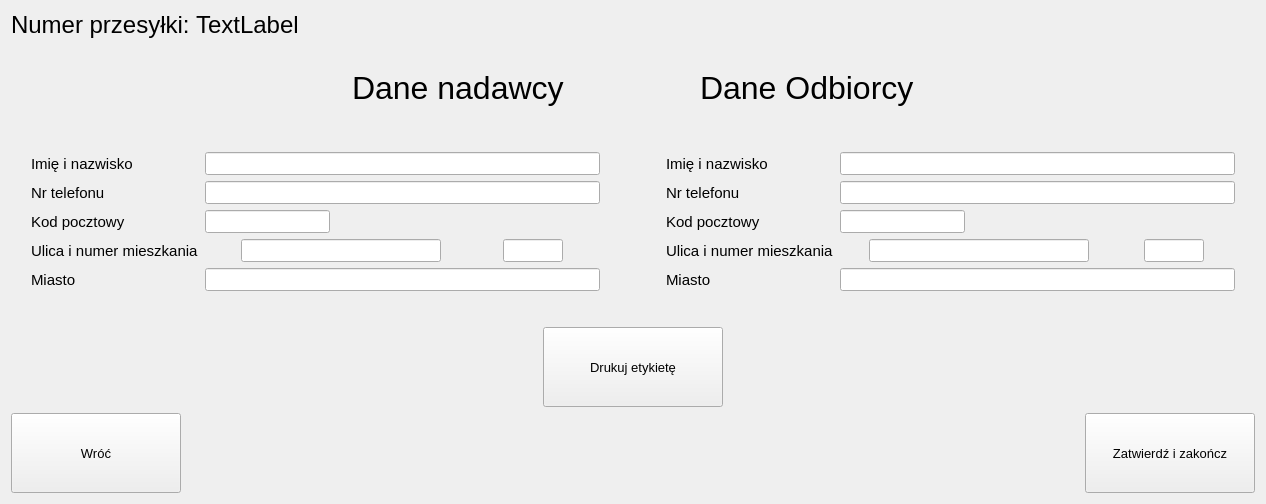
      <widget class="QWidget" name="page_2">
       <layout class="QGridLayout" name="gridLayout_3">
        <item row="0" column="0">
         <layout class="QVBoxLayout" name="verticalLayout_9">
          <item>
           <layout class="QHBoxLayout" name="horizontalLayout_24">
            <item>
             <widget class="QLabel" name="label_12">
              <property name="font">
               <font>
                <pointsize>18</pointsize>
               </font>
              </property>
              <property name="text">
               <string>Numer przesyłki:</string>
              </property>
             </widget>
            </item>
            <item>
             <widget class="QLabel" name="label_ShipmentID">
              <property name="font">
               <font>
                <pointsize>18</pointsize>
               </font>
              </property>
              <property name="text">
               <string>TextLabel</string>
              </property>
             </widget>
            </item>
            <item>
             <spacer name="horizontalSpacer_14">
              <property name="orientation">
               <enum>Qt::Horizontal</enum>
              </property>
              <property name="sizeHint" stdset="0">
               <size>
                <width>609</width>
                <height>20</height>
               </size>
              </property>
             </spacer>
            </item>
           </layout>
          </item>
          <item>
           <spacer name="horizontalSpacer_21">
            <property name="orientation">
             <enum>Qt::Horizontal</enum>
            </property>
            <property name="sizeType">
             <enum>QSizePolicy::Preferred</enum>
            </property>
            <property name="sizeHint" stdset="0">
             <size>
              <width>775</width>
              <height>25</height>
             </size>
            </property>
           </spacer>
          </item>
         </layout>
        </item>
        <item row="1" column="0">
         <layout class="QVBoxLayout" name="verticalLayout_8">
          <item>
           <layout class="QVBoxLayout" name="verticalLayout_7">
            <item>
             <layout class="QHBoxLayout" name="horizontalLayout_6">
              <item>
               <spacer name="horizontalSpacer_18">
                <property name="orientation">
                 <enum>Qt::Horizontal</enum>
                </property>
                <property name="sizeHint" stdset="0">
                 <size>
                  <width>40</width>
                  <height>20</height>
                 </size>
                </property>
               </spacer>
              </item>
              <item>
               <widget class="QLabel" name="label_25">
                <property name="font">
                 <font>
                  <pointsize>24</pointsize>
                 </font>
                </property>
                <property name="text">
                 <string>Dane nadawcy</string>
                </property>
                <property name="textFormat">
                 <enum>Qt::AutoText</enum>
                </property>
               </widget>
              </item>
              <item>
               <spacer name="horizontalSpacer_17">
                <property name="orientation">
                 <enum>Qt::Horizontal</enum>
                </property>
                <property name="sizeType">
                 <enum>QSizePolicy::Preferred</enum>
                </property>
                <property name="sizeHint" stdset="0">
                 <size>
                  <width>130</width>
                  <height>20</height>
                 </size>
                </property>
               </spacer>
              </item>
              <item>
               <widget class="QLabel" name="label_26">
                <property name="font">
                 <font>
                  <pointsize>24</pointsize>
                 </font>
                </property>
                <property name="text">
                 <string>Dane Odbiorcy</string>
                </property>
                <property name="textFormat">
                 <enum>Qt::AutoText</enum>
                </property>
               </widget>
              </item>
              <item>
               <spacer name="horizontalSpacer_19">
                <property name="orientation">
                 <enum>Qt::Horizontal</enum>
                </property>
                <property name="sizeHint" stdset="0">
                 <size>
                  <width>40</width>
                  <height>20</height>
                 </size>
                </property>
               </spacer>
              </item>
             </layout>
            </item>
            <item>
             <layout class="QHBoxLayout" name="horizontalLayout_5">
              <item>
               <spacer name="verticalSpacer_3">
                <property name="orientation">
                 <enum>Qt::Vertical</enum>
                </property>
                <property name="sizeHint" stdset="0">
                 <size>
                  <width>20</width>
                  <height>178</height>
                 </size>
                </property>
               </spacer>
              </item>
              <item>
               <layout class="QHBoxLayout" name="horizontalLayout_11">
                <item>
                 <layout class="QFormLayout" name="_2">
                  <property name="fieldGrowthPolicy">
                   <enum>QFormLayout::AllNonFixedFieldsGrow</enum>
                  </property>
                  <property name="formAlignment">
                   <set>Qt::AlignLeading|Qt::AlignLeft|Qt::AlignTop</set>
                  </property>
                  <property name="topMargin">
                   <number>40</number>
                  </property>
                  <item row="0" column="0">
                   <widget class="QLabel" name="label_15">
                    <property name="font">
                     <font>
                      <pointsize>11</pointsize>
                     </font>
                    </property>
                    <property name="text">
                     <string>Imię i nazwisko</string>
                    </property>
                    <property name="buddy">
                     <cstring>lineEdit_SenderName</cstring>
                    </property>
                   </widget>
                  </item>
                  <item row="0" column="1">
                   <widget class="QLineEdit" name="lineEdit_SenderName">
                    <property name="font">
                     <font>
                      <pointsize>10</pointsize>
                     </font>
                    </property>
                    <property name="maxLength">
                     <number>50</number>
                    </property>
                   </widget>
                  </item>
                  <item row="1" column="0">
                   <widget class="QLabel" name="label_16">
                    <property name="font">
                     <font>
                      <pointsize>11</pointsize>
                     </font>
                    </property>
                    <property name="text">
                     <string>Nr telefonu</string>
                    </property>
                    <property name="buddy">
                     <cstring>lineEdit_SenderPhone</cstring>
                    </property>
                   </widget>
                  </item>
                  <item row="1" column="1">
                   <widget class="QLineEdit" name="lineEdit_SenderPhone">
                    <property name="font">
                     <font>
                      <pointsize>10</pointsize>
                     </font>
                    </property>
                    <property name="maxLength">
                     <number>16</number>
                    </property>
                   </widget>
                  </item>
                  <item row="2" column="0">
                   <widget class="QLabel" name="label_17">
                    <property name="font">
                     <font>
                      <pointsize>11</pointsize>
                     </font>
                    </property>
                    <property name="text">
                     <string>Kod pocztowy</string>
                    </property>
                   </widget>
                  </item>
                  <item row="2" column="1">
                   <layout class="QHBoxLayout" name="horizontalLayout_8">
                    <item>
                     <widget class="QLineEdit" name="lineEdit_SenderPostCode">
                      <property name="sizePolicy">
                       <sizepolicy hsizetype="Preferred" vsizetype="Preferred">
                        <horstretch>15</horstretch>
                        <verstretch>0</verstretch>
                       </sizepolicy>
                      </property>
                      <property name="minimumSize">
                       <size>
                        <width>90</width>
                        <height>0</height>
                       </size>
                      </property>
                      <property name="baseSize">
                       <size>
                        <width>25</width>
                        <height>0</height>
                       </size>
                      </property>
                      <property name="font">
                       <font>
                        <pointsize>10</pointsize>
                       </font>
                      </property>
                      <property name="toolTipDuration">
                       <number>0</number>
                      </property>
                      <property name="maxLength">
                       <number>20</number>
                      </property>
                     </widget>
                    </item>
                    <item>
                     <spacer name="horizontalSpacer_13">
                      <property name="orientation">
                       <enum>Qt::Horizontal</enum>
                      </property>
                      <property name="sizeType">
                       <enum>QSizePolicy::Preferred</enum>
                      </property>
                      <property name="sizeHint" stdset="0">
                       <size>
                        <width>270</width>
                        <height>20</height>
                       </size>
                      </property>
                     </spacer>
                    </item>
                   </layout>
                  </item>
                  <item row="3" column="0">
                   <widget class="QLabel" name="label_18">
                    <property name="font">
                     <font>
                      <pointsize>11</pointsize>
                     </font>
                    </property>
                    <property name="text">
                     <string>Ulica i numer mieszkania</string>
                    </property>
                    <property name="buddy">
                     <cstring>lineEdit_SenderStreet</cstring>
                    </property>
                   </widget>
                  </item>
                  <item row="4" column="0">
                   <widget class="QLabel" name="label_19">
                    <property name="font">
                     <font>
                      <pointsize>11</pointsize>
                     </font>
                    </property>
                    <property name="text">
                     <string>Miasto</string>
                    </property>
                    <property name="buddy">
                     <cstring>lineEdit_SenderTown</cstring>
                    </property>
                   </widget>
                  </item>
                  <item row="4" column="1">
                   <widget class="QLineEdit" name="lineEdit_SenderTown">
                    <property name="font">
                     <font>
                      <pointsize>10</pointsize>
                     </font>
                    </property>
                    <property name="maxLength">
                     <number>35</number>
                    </property>
                   </widget>
                  </item>
                  <item row="3" column="1">
                   <layout class="QHBoxLayout" name="horizontalLayout_22">
                    <item>
                     <widget class="QLineEdit" name="lineEdit_SenderStreet">
                      <property name="sizePolicy">
                       <sizepolicy hsizetype="Expanding" vsizetype="Fixed">
                        <horstretch>0</horstretch>
                        <verstretch>0</verstretch>
                       </sizepolicy>
                      </property>
                      <property name="minimumSize">
                       <size>
                        <width>200</width>
                        <height>0</height>
                       </size>
                      </property>
                      <property name="maximumSize">
                       <size>
                        <width>200</width>
                        <height>16777215</height>
                       </size>
                      </property>
                      <property name="font">
                       <font>
                        <pointsize>10</pointsize>
                       </font>
                      </property>
                      <property name="maxLength">
                       <number>26</number>
                      </property>
                     </widget>
                    </item>
                    <item>
                     <spacer name="horizontalSpacer_34">
                      <property name="orientation">
                       <enum>Qt::Horizontal</enum>
                      </property>
                      <property name="sizeType">
                       <enum>QSizePolicy::Preferred</enum>
                      </property>
                      <property name="sizeHint" stdset="0">
                       <size>
                        <width>20</width>
                        <height>20</height>
                       </size>
                      </property>
                     </spacer>
                    </item>
                    <item>
                     <widget class="QLineEdit" name="lineEdit_SenderHouseNum">
                      <property name="sizePolicy">
                       <sizepolicy hsizetype="Preferred" vsizetype="Preferred">
                        <horstretch>0</horstretch>
                        <verstretch>0</verstretch>
                       </sizepolicy>
                      </property>
                      <property name="maximumSize">
                       <size>
                        <width>60</width>
                        <height>16777215</height>
                       </size>
                      </property>
                      <property name="font">
                       <font>
                        <pointsize>10</pointsize>
                       </font>
                      </property>
                      <property name="maxLength">
                       <number>8</number>
                      </property>
                     </widget>
                    </item>
                   </layout>
                  </item>
                 </layout>
                </item>
                <item>
                 <spacer name="verticalSpacer_7">
                  <property name="orientation">
                   <enum>Qt::Vertical</enum>
                  </property>
                  <property name="sizeType">
                   <enum>QSizePolicy::Preferred</enum>
                  </property>
                  <property name="sizeHint" stdset="0">
                   <size>
                    <width>60</width>
                    <height>178</height>
                   </size>
                  </property>
                 </spacer>
                </item>
                <item>
                 <layout class="QFormLayout" name="formLayout_3">
                  <property name="formAlignment">
                   <set>Qt::AlignLeading|Qt::AlignLeft|Qt::AlignTop</set>
                  </property>
                  <property name="topMargin">
                   <number>40</number>
                  </property>
                  <item row="0" column="0">
                   <widget class="QLabel" name="label_20">
                    <property name="font">
                     <font>
                      <pointsize>11</pointsize>
                     </font>
                    </property>
                    <property name="text">
                     <string>Imię i nazwisko</string>
                    </property>
                    <property name="buddy">
                     <cstring>lineEdit_RecipientName</cstring>
                    </property>
                   </widget>
                  </item>
                  <item row="0" column="1">
                   <widget class="QLineEdit" name="lineEdit_RecipientName">
                    <property name="font">
                     <font>
                      <pointsize>10</pointsize>
                     </font>
                    </property>
                    <property name="maxLength">
                     <number>50</number>
                    </property>
                   </widget>
                  </item>
                  <item row="1" column="0">
                   <widget class="QLabel" name="label_21">
                    <property name="font">
                     <font>
                      <pointsize>11</pointsize>
                     </font>
                    </property>
                    <property name="text">
                     <string>Nr telefonu</string>
                    </property>
                    <property name="buddy">
                     <cstring>lineEdit_RecipientPhone</cstring>
                    </property>
                   </widget>
                  </item>
                  <item row="1" column="1">
                   <widget class="QLineEdit" name="lineEdit_RecipientPhone">
                    <property name="font">
                     <font>
                      <pointsize>10</pointsize>
                     </font>
                    </property>
                    <property name="maxLength">
                     <number>16</number>
                    </property>
                   </widget>
                  </item>
                  <item row="2" column="0">
                   <widget class="QLabel" name="label_22">
                    <property name="font">
                     <font>
                      <pointsize>11</pointsize>
                     </font>
                    </property>
                    <property name="text">
                     <string>Kod pocztowy</string>
                    </property>
                   </widget>
                  </item>
                  <item row="3" column="0">
                   <widget class="QLabel" name="label_23">
                    <property name="font">
                     <font>
                      <pointsize>11</pointsize>
                     </font>
                    </property>
                    <property name="text">
                     <string>Ulica i numer mieszkania</string>
                    </property>
                   </widget>
                  </item>
                  <item row="4" column="0">
                   <widget class="QLabel" name="label_24">
                    <property name="font">
                     <font>
                      <pointsize>11</pointsize>
                     </font>
                    </property>
                    <property name="text">
                     <string>Miasto</string>
                    </property>
                    <property name="buddy">
                     <cstring>lineEdit_RecipientTown</cstring>
                    </property>
                   </widget>
                  </item>
                  <item row="4" column="1">
                   <widget class="QLineEdit" name="lineEdit_RecipientTown">
                    <property name="font">
                     <font>
                      <pointsize>10</pointsize>
                     </font>
                    </property>
                    <property name="maxLength">
                     <number>35</number>
                    </property>
                   </widget>
                  </item>
                  <item row="2" column="1">
                   <layout class="QHBoxLayout" name="horizontalLayout_9">
                    <item>
                     <widget class="QLineEdit" name="lineEdit_RecipientPostCode">
                      <property name="sizePolicy">
                       <sizepolicy hsizetype="Preferred" vsizetype="Preferred">
                        <horstretch>15</horstretch>
                        <verstretch>0</verstretch>
                       </sizepolicy>
                      </property>
                      <property name="minimumSize">
                       <size>
                        <width>90</width>
                        <height>0</height>
                       </size>
                      </property>
                      <property name="baseSize">
                       <size>
                        <width>25</width>
                        <height>0</height>
                       </size>
                      </property>
                      <property name="font">
                       <font>
                        <pointsize>10</pointsize>
                       </font>
                      </property>
                      <property name="toolTipDuration">
                       <number>0</number>
                      </property>
                      <property name="maxLength">
                       <number>20</number>
                      </property>
                     </widget>
                    </item>
                    <item>
                     <spacer name="horizontalSpacer_20">
                      <property name="orientation">
                       <enum>Qt::Horizontal</enum>
                      </property>
                      <property name="sizeType">
                       <enum>QSizePolicy::Preferred</enum>
                      </property>
                      <property name="sizeHint" stdset="0">
                       <size>
                        <width>270</width>
                        <height>20</height>
                       </size>
                      </property>
                     </spacer>
                    </item>
                   </layout>
                  </item>
                  <item row="3" column="1">
                   <layout class="QHBoxLayout" name="horizontalLayout_23">
                    <item>
                     <widget class="QLineEdit" name="lineEdit_RecipientStreet">
                      <property name="sizePolicy">
                       <sizepolicy hsizetype="Expanding" vsizetype="Fixed">
                        <horstretch>0</horstretch>
                        <verstretch>0</verstretch>
                       </sizepolicy>
                      </property>
                      <property name="minimumSize">
                       <size>
                        <width>200</width>
                        <height>0</height>
                       </size>
                      </property>
                      <property name="maximumSize">
                       <size>
                        <width>220</width>
                        <height>16777215</height>
                       </size>
                      </property>
                      <property name="baseSize">
                       <size>
                        <width>220</width>
                        <height>0</height>
                       </size>
                      </property>
                      <property name="font">
                       <font>
                        <pointsize>10</pointsize>
                       </font>
                      </property>
                      <property name="maxLength">
                       <number>25</number>
                      </property>
                     </widget>
                    </item>
                    <item>
                     <spacer name="horizontalSpacer_35">
                      <property name="orientation">
                       <enum>Qt::Horizontal</enum>
                      </property>
                      <property name="sizeType">
                       <enum>QSizePolicy::Preferred</enum>
                      </property>
                      <property name="sizeHint" stdset="0">
                       <size>
                        <width>20</width>
                        <height>20</height>
                       </size>
                      </property>
                     </spacer>
                    </item>
                    <item>
                     <widget class="QLineEdit" name="lineEdit_RecipientHouseNum">
                      <property name="sizePolicy">
                       <sizepolicy hsizetype="Preferred" vsizetype="Preferred">
                        <horstretch>0</horstretch>
                        <verstretch>0</verstretch>
                       </sizepolicy>
                      </property>
                      <property name="maximumSize">
                       <size>
                        <width>60</width>
                        <height>16777215</height>
                       </size>
                      </property>
                      <property name="font">
                       <font>
                        <pointsize>10</pointsize>
                       </font>
                      </property>
                      <property name="maxLength">
                       <number>8</number>
                      </property>
                     </widget>
                    </item>
                   </layout>
                  </item>
                 </layout>
                </item>
               </layout>
              </item>
              <item>
               <spacer name="verticalSpacer_4">
                <property name="orientation">
                 <enum>Qt::Vertical</enum>
                </property>
                <property name="sizeHint" stdset="0">
                 <size>
                  <width>20</width>
                  <height>168</height>
                 </size>
                </property>
               </spacer>
              </item>
             </layout>
            </item>
           </layout>
          </item>
          <item>
           <spacer name="horizontalSpacer_12">
            <property name="orientation">
             <enum>Qt::Horizontal</enum>
            </property>
            <property name="sizeType">
             <enum>QSizePolicy::Preferred</enum>
            </property>
            <property name="sizeHint" stdset="0">
             <size>
              <width>40</width>
              <height>30</height>
             </size>
            </property>
           </spacer>
          </item>
          <item>
           <layout class="QHBoxLayout" name="horizontalLayout_7">
            <item>
             <spacer name="horizontalSpacer_15">
              <property name="orientation">
               <enum>Qt::Horizontal</enum>
              </property>
              <property name="sizeHint" stdset="0">
               <size>
                <width>298</width>
                <height>20</height>
               </size>
              </property>
             </spacer>
            </item>
            <item>
             <widget class="QPushButton" name="pushButtonPrintLabel">
              <property name="sizePolicy">
               <sizepolicy hsizetype="Preferred" vsizetype="Preferred">
                <horstretch>0</horstretch>
                <verstretch>0</verstretch>
               </sizepolicy>
              </property>
              <property name="minimumSize">
               <size>
                <width>180</width>
                <height>80</height>
               </size>
              </property>
              <property name="font">
               <font>
                <pointsize>10</pointsize>
               </font>
              </property>
              <property name="text">
               <string>Drukuj etykietę</string>
              </property>
             </widget>
            </item>
            <item>
             <spacer name="horizontalSpacer_16">
              <property name="orientation">
               <enum>Qt::Horizontal</enum>
              </property>
              <property name="sizeHint" stdset="0">
               <size>
                <width>258</width>
                <height>20</height>
               </size>
              </property>
             </spacer>
            </item>
           </layout>
          </item>
         </layout>
        </item>
        <item row="2" column="0">
         <layout class="QHBoxLayout" name="horizontalLayout_12">
          <item>
           <widget class="QPushButton" name="pushButtonGoBack_Page2">
            <property name="sizePolicy">
             <sizepolicy hsizetype="Preferred" vsizetype="Preferred">
              <horstretch>0</horstretch>
              <verstretch>0</verstretch>
             </sizepolicy>
            </property>
            <property name="minimumSize">
             <size>
              <width>170</width>
              <height>80</height>
             </size>
            </property>
            <property name="font">
             <font>
              <pointsize>10</pointsize>
             </font>
            </property>
            <property name="text">
             <string>Wróć</string>
            </property>
           </widget>
          </item>
          <item>
           <spacer name="horizontalSpacer_30">
            <property name="orientation">
             <enum>Qt::Horizontal</enum>
            </property>
            <property name="sizeHint" stdset="0">
             <size>
              <width>658</width>
              <height>20</height>
             </size>
            </property>
           </spacer>
          </item>
          <item>
           <widget class="QPushButton" name="pushButtonConfirm_Page2">
            <property name="sizePolicy">
             <sizepolicy hsizetype="Preferred" vsizetype="Preferred">
              <horstretch>0</horstretch>
              <verstretch>0</verstretch>
             </sizepolicy>
            </property>
            <property name="minimumSize">
             <size>
              <width>170</width>
              <height>80</height>
             </size>
            </property>
            <property name="font">
             <font>
              <pointsize>10</pointsize>
             </font>
            </property>
            <property name="text">
             <string>Zatwierdź i zakończ</string>
            </property>
           </widget>
          </item>
         </layout>
        </item>
       </layout>
      </widget>
